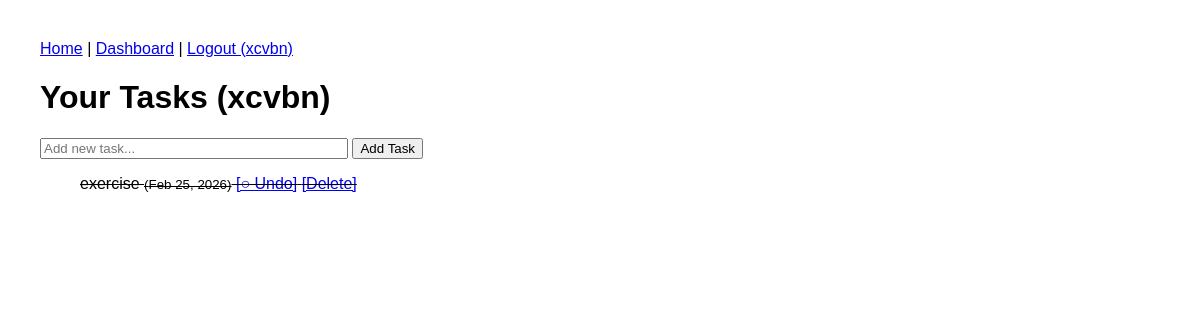
The app's page /dashboard/ (signed in), older data.
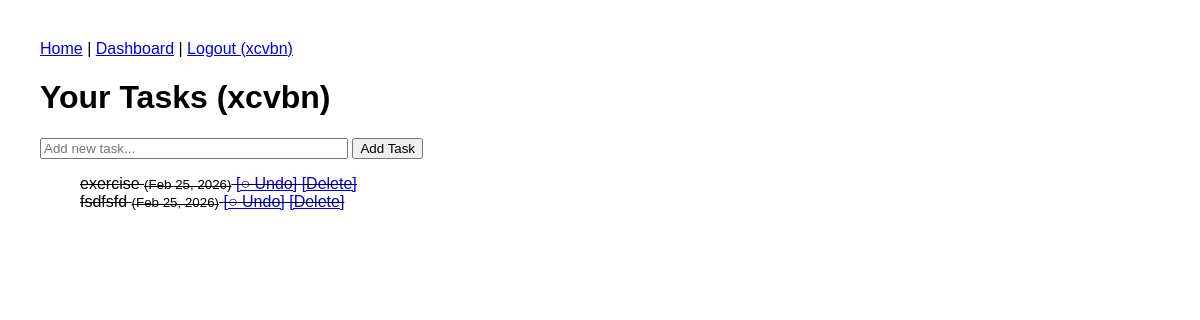
The same page, newer data.
### tasks/models.py (models this page shows, shortened)
class Task(models.Model):
    title = models.CharField(max_length= 250)
    completed = models.BooleanField( default = False)
    created = models.DateTimeField(auto_now_add = True)# auto_now_add = it autmatically lists that it is created right now, current date and time
    user = models.ForeignKey(User, on_delete=models.CASCADE)

### tasks/views.py (the view)
# urls.py: path('dashboard/', views.dashboard, name='dashboard'),
@login_required
def dashboard(request):
    if request.method == 'POST':  # ✅ FIXED: mothod → method
        title = request.POST['title']
        Task.objects.create(title=title, user=request.user)
        messages.success(request, "Task Added")
        return redirect('dashboard')
    tasks = Task.objects.filter(user=request.user)
    return render(request, 'dashboard.html', {'tasks': tasks})

### tasks/templates/dashboard.html (shortened to what this page needs)
{% extends 'base.html' %}
{% block content %}
<h1>Your Tasks ({{ user.username }})</h1>
<form method="post">
    <input type="text" name="title" placeholder="Add new task..." required style="width:300px;">
    <button type="submit">Add Task</button>
</form>
<ul>
    {% for task in tasks %}
        <li class="{% if task.completed %}completed{% endif %}">
            {{ task.title }}
            <small>({{ task.created|date:"M d, Y" }})</small>
            {% if task.completed %}
                <a href="{% url 'toggle_task' task.id %}">[○ Undo]</a>
            {% else %}
                <a href="{% url 'toggle_task' task.id %}">[✓ Complete]</a>
            {% endif %}
            <a href="{% url 'delete_task' task.id %}">[Delete]</a>
        </li>
    {% empty %}
        <li>No tasks yet! Add one above.</li>
    {% endfor %}
</ul>
{% endblock %}

Row changes from the older to the newer data that the page shows:
added Task: title "fsdfsfd", created "Feb 25, 2026", completed "[○ Undo]"
